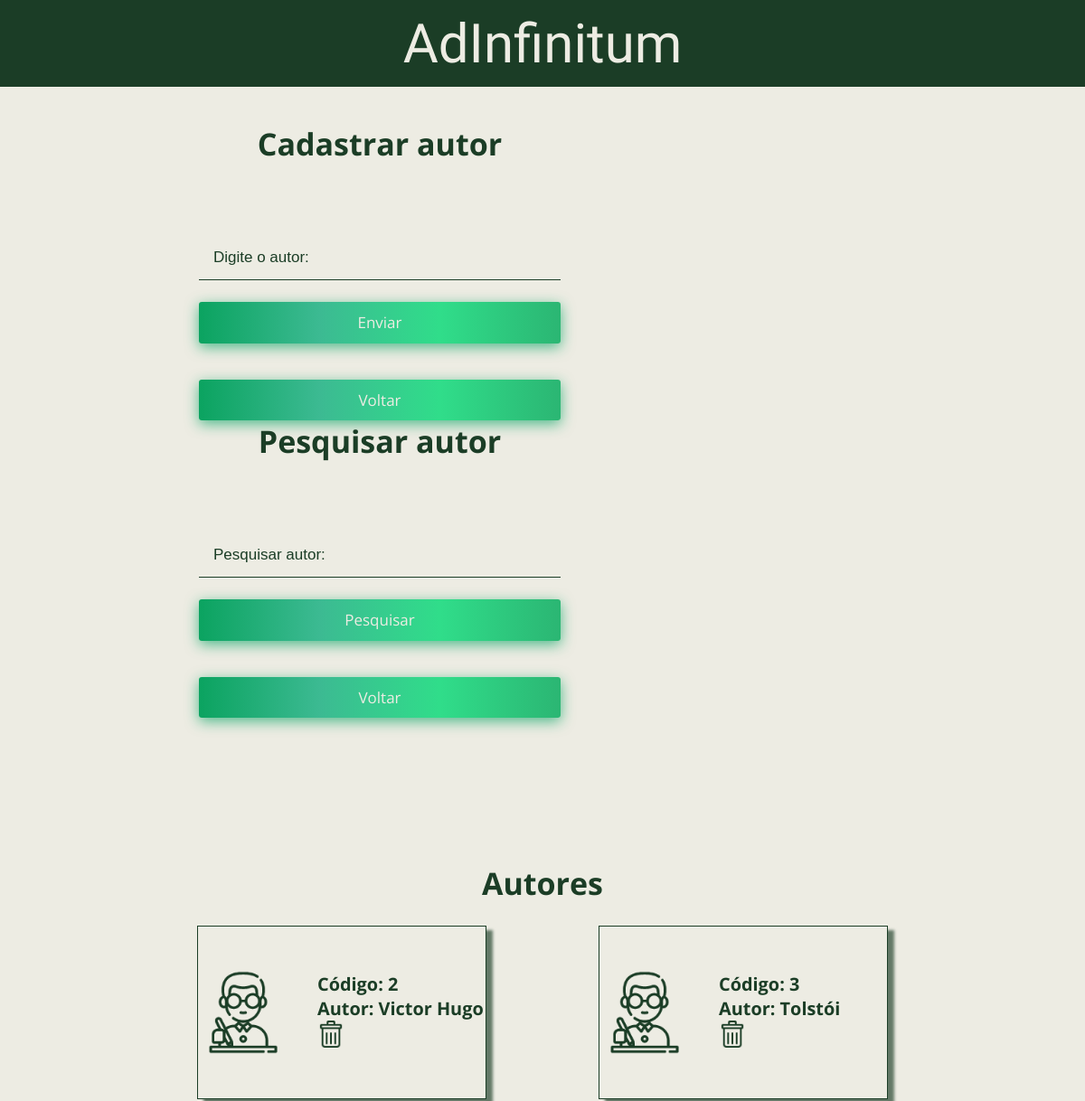
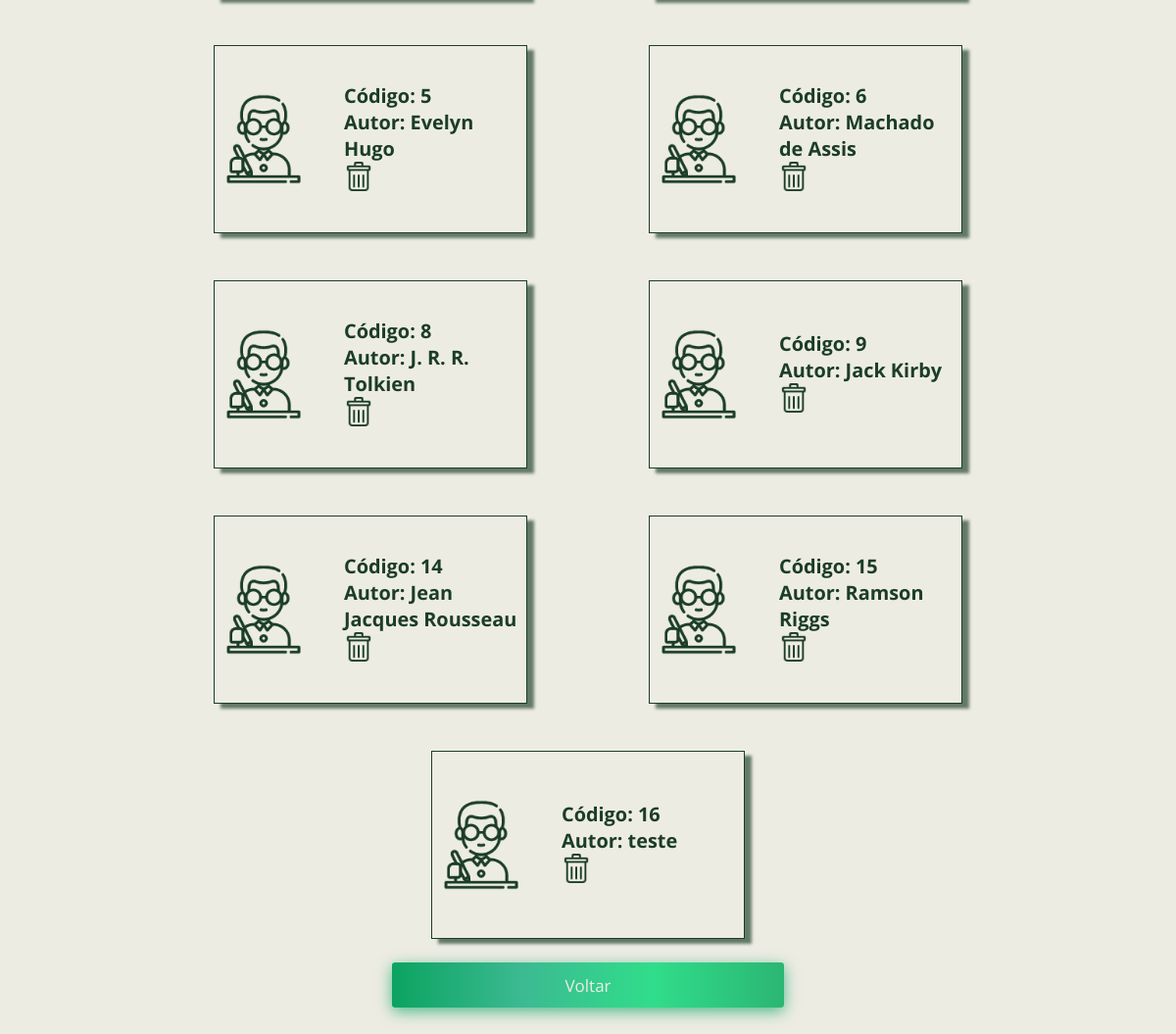
The app's page /pjtbibli/cadAut.php (signed in) with its own data (2 pictures, top to bottom).
### tables this page shows
CREATE TABLE `autor` (
  `cd` int(11) NOT NULL,
  `nm_autor` varchar(60) DEFAULT NULL
);

### pjtbibli/biblioteca.php (the view, shortened to what this page needs)
<?php
  function MostrarAutor(){
    $sql = "SELECT * FROM autor";
    $result = $GLOBALS['conn']->query($sql);
    if ($result->num_rows > 0) {
      while($row = $result->fetch_assoc()) {
        echo
            '<h3>
                <div class="card">
                    <img width="100px" src="img/autor.png">
                        <div class="text">
                            <p>Código: '.$row['cd'].'</p>
                            <p>Autor: '.$row['nm_autor'].'</p>
                            <p>
                                <a href="cadAut.php?cdforremove='.$row["cd"].'" style="text-decoration: underline; cursor: pointer;"><img src="img/lixeira.png" width="30px"/></a>
                            </p>
                        </div>
                </div>
            </h3>';
      }
    } else {
      echo "0 results";
    }
  }
?>

### pjtbibli/cadAut.php (shortened to what this page needs)
<!DOCTYPE html>
<html lang="pt-br">
  <head>
  </head>
  <body>
  <header class="header">
      <div class="textLogo"><span>AdInfinitum</span></div>
    </header>
    <div class="main">
        <div class="parte1">
                <div class="formCad">
                  <h1>Cadastrar autor</h1>
                      <form action="" method="post" class="form" name="autor">
                        <input
                          type="text"
                          name="nome"
                          id="nome"
                          placeholder="Digite o autor: "
                        />
                        <button class="buttonDefault" name="autor">Enviar</button>
                        <?php
                        include('biblioteca.php');
                        ?>
                      </form>
                      <a href="pageAdm.php"><button class="buttonDefault">Voltar</button></a>
              </div>
              <div class="pesquisa">
                <h1>Pesquisar autor</h1>
                <form method="post" class="form" name="pesquisaForm">
                    <input type="text" name="pesquisa"  id="pesquisa" placeholder="Pesquisar autor: "/>
                    <button class="buttonDefault" name="pesquisaBtn">Pesquisar</button>
                </form>
                <a href="pageAdm.php"><button class="buttonDefault">Voltar</button></a>
            </div>
          </div>
            <div class="show">
                <h1>Autores</h1>
                    <?php
                    echo '<div class="mostrar">';
                        MostrarAutor();
                    echo '</div>';
                    ?>
                <a href="pageAdm.php" style="margin-bottom: 10vh;"><button class="buttonDefault">Voltar</button></a>
            </div>
    </div>
  </body>
</html>

### pjtbibli/cadAut.php (style rules this page uses)
* { margin: 0; padding: 0; box-sizing: border-box; }
:root { --corPrincipal: #1b3d26; --textColor: rgb(237, 236, 227); }
body { background-color: var(--textColor); color: var(--corPrincipal); font-size: 17px; font-family: 'Open Sans', sans-serif; }
.header { display: flex; justify-content: center; align-items: center; height: 12vh; width: 100%; background-color: var(--corPrincipal); color: rgb(237, 236, 227); font-family: 'Rubik', sans-serif; font-family: 'Square Peg', cursive; font-size: 60px; }
.main { display: flex; flex-direction: column; justify-content: center; align-items: center; padding-top: 5vh; flex-wrap: wrap; gap: 10rem; }
.form { display: flex; flex-direction: column; justify-content: center; align-items: center; gap: 3vh; padding-top: 5vh; }
input { border: none; border-bottom: 1px solid var(--corPrincipal); padding: 1rem; transition: width 0.3s ease-in-out; width: 25rem; background-color: var(--textColor); color: var(--corPrincipal); outline: none; }
input::placeholder { color: var(--corPrincipal); font-size: 17px; }
.buttonDefault { background-image: linear-gradient( to right, #0ba360, #3cba92, #30dd8a, #2bb673 ); box-shadow: 0 4px 15px 0 rgba(23, 168, 108, 0.75); color: var(--textColor); border: none; border-radius: 3px; width: 25rem; height: 2.85rem; cursor: pointer; padding: 1vh; }
h1 { color: var(--corPrincipal); font-family: 'Open Sans', sans-serif; }
.show { display: flex; flex-direction: column; justify-content: center; align-items: center; width: 70vw; gap: 3vh; }
.mostrar { display: flex; align-items: center; justify-content: space-around; flex-direction: row; flex-wrap: wrap; gap: 3rem; }
.card { display: flex; flex-direction: row; align-items: center; height: 12rem; width: 20rem; border: 1px solid var(--corPrincipal); -webkit-box-shadow: 7px 5px 3px rgba(27, 61, 38, 0.65); -moz-box-shadow: 7px 5px 3px rgba(27, 61, 38, 0.65); box-shadow: 7px 5px 3px rgba(27, 61, 38, 0.65); }
button { background: none; color: inherit; border: none; padding: 0; font: inherit; cursor: pointer; outline: inherit; }
.text { margin-left: 2rem; }
.parte1 { display: flex; flex-direction: row; justify-content: space-between; width: 70vw; flex-wrap: wrap; }
.formCad { display: flex; align-items: center; justify-content: center; flex-direction: column; width: 30rem; gap: 2.5rem; }
.pesquisa { display: flex; align-items: center; justify-content: center; flex-direction: column; width: 30rem; gap: 2.5rem; }

### records on screen
autor: cd "2", nm_autor "Victor Hugo"
autor: cd "3", nm_autor "Tolstói"
autor: cd "5", nm_autor "Evelyn Hugo"
autor: cd "6", nm_autor "Machado de Assis"
autor: cd "8", nm_autor "J. R. R. Tolkien"
autor: cd "9", nm_autor "Jack Kirby"
autor: cd "14", nm_autor "Jean Jacques Rousseau"
autor: cd "15", nm_autor "Ramson Riggs"
autor: cd "16", nm_autor "teste"
